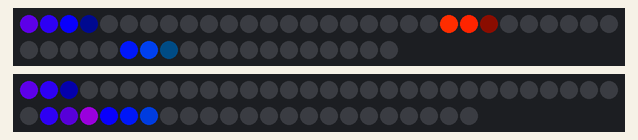
Recording of a sketch running on a simulated Arduino Uno, built with avr-gcc and run on an emulated ATmega328P. Shown: 49 RGB LEDs in strip order, left to right, continuing on the next row, 53 RGB LEDs in strip order, left to right, continuing on the next row. The strip is taken to match the declared colour order.

Above: at 0.46 s.
At 2.9 s:
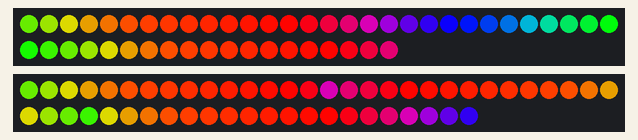
At 5.33 s:
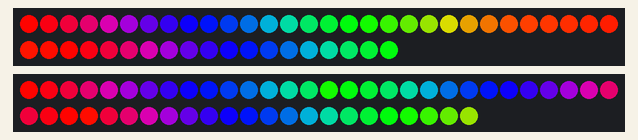
At 10.21 s:
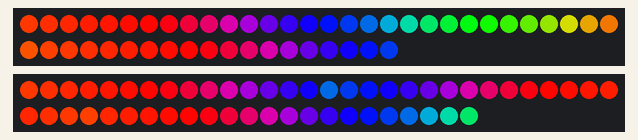
At 19.96 s:
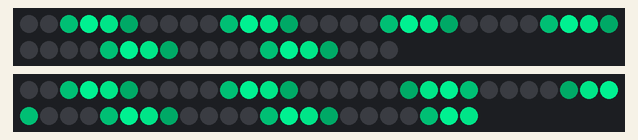
At 39.55 s:
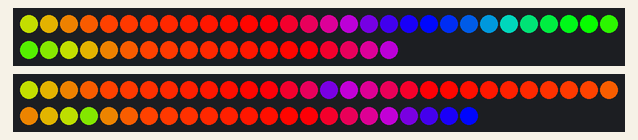

The sketch:

LED_Streifen.ino
```cpp
#include <Adafruit_NeoPixel.h>
#include "Effects.h"
#include "EffectAlternatingCycle.h"
#include "EffectCycle.h"
#include "EffectNoise.h"
#include "EffectWave.h"

#define SERIAL_TIMINGS  0

// led strip definition including sections on which the strips are split
const unsigned STRIP_1_0 = 0;
const unsigned STRIP_1_1 = STRIP_1_0 + 21;
const unsigned STRIP_1_2 = STRIP_1_1 + 14;
const unsigned STRIP_1_3 = STRIP_1_2 + 14;
Adafruit_NeoPixel strip1(STRIP_1_3, 6, NEO_BRG + NEO_KHZ800);

const unsigned STRIP_2_0 = 0;
const unsigned STRIP_2_1 = STRIP_2_0 + 15;
const unsigned STRIP_2_2 = STRIP_2_1 + 19;
const unsigned STRIP_2_3 = STRIP_2_2 + 19;
Adafruit_NeoPixel strip2(STRIP_2_3, 5, NEO_BRG + NEO_KHZ800);

// effect timing
// Make sure every effect is a power of 2 like 1024, 2048, 4096 etc.
// Otherwise divisions will be slow and overflows will have strange effects
const unsigned EFFECT_DURATION = 16 * 1024;
const unsigned FADE_DURATION = 2 * 1024;

// list of effects
// for best results: have a power of 2 effects, otherwise some effects will show up more often than others
// also: EFFECT_COUNT * EFFECT_DURATION must be <= 65536 since the timestamp is a 16 bit timestamp.
// with the default 16 seconds per effect, you should use 1, 2 or 4 effects or change the timestamp type.
const size_t EFFECT_COUNT = 4;
const Effects::effect_t effects[EFFECT_COUNT] = {
  EffectCycle::run<8, 8, true, 0xff0000, 0xff4400, 0x00ff00, 0x0000ff>, // RGB cycle
  EffectCycle::run<2, 4, true, 0x00ff99, 0x000000, 0x000000, 0x000000>, // street lights in the backseat
  EffectCycle::run<8, 8, true, 0xff0000, 0xff4400, 0x00ff00, 0x0000ff>, // RGB cycle
  EffectNoise::run<2, 256, 0x992000, 0xcc2500, 0xff3000, 0x661600>, // fire
};
const Effects::effect_t effectsR[EFFECT_COUNT] = {
  EffectCycle::run<8, 8, false, 0xff0000, 0xff4400, 0x00ff00, 0x0000ff>, // RGB cycle
  EffectCycle::run<2, 4, false, 0x00ff99, 0x000000, 0x000000, 0x000000>, // street lights in the backseat
  EffectCycle::run<8, 8, false, 0xff0000, 0xff4400, 0x00ff00, 0x0000ff>, // RGB cycle
  EffectNoise::run<2, 256, 0x992000, 0xcc2500, 0xff3000, 0x661600>, // fire
};
// these are unused effects that i experimented with
//EffectNoise::run<8, 64, 0x0000ff, 0x0066ff, 0x000000, 0x000000>, // police effect
//EffectAlternatingCycle::run<1, 2, 0xff0000, 0x000000, 0x000000, 0x000000, 0x000000, 0x000000, 0x000000, 0x000000>, // K.I.T.T
//EffectCycle::run<8, 8, true, 0xff4400, 0x00ff00, 0x00ffff, 0xff00ff>, // other color cycle
//EffectWave::run<32, 1024, 1024, true, 0x000010, 0x6699ff>, // wave experiment
//EffectCycle::run<2, 4, true, 0xff00ff, 0x000000, 0x000000, 0x000000>, // pink parade
//EffectCycle::run<4, 4, true, 0xff0000, 0xff0000, 0x00ff00, 0x00ff00>, // red/green

void setup() {
  strip1.begin();
  strip2.begin();
#if SERIAL_TIMINGS == 1
  Serial.begin(9600);
#endif
}

void loop() {

#if SERIAL_TIMINGS == 1
  auto startTime = micros();
#endif

  unsigned time = millis();
  unsigned progress = time % EFFECT_DURATION;
  unsigned fadeProgress = min(progress, FADE_DURATION);
  unsigned effect2 = time / EFFECT_DURATION % EFFECT_COUNT;
  unsigned effect1 = effect2 == 0 ? EFFECT_COUNT - 1 : effect2 - 1;

  if (Effects::startup && time > FADE_DURATION) {
    Effects::startup = false;
  }

  Effects::runWithStartup<FADE_DURATION, Effects::FORWARD>(strip1, effects[effect1], effects[effect2], STRIP_1_0, STRIP_1_1, fadeProgress);
  Effects::runWithStartup<FADE_DURATION, Effects::FORWARD>(strip1, effects[effect1], effects[effect2], STRIP_1_1, STRIP_1_2, fadeProgress);
  Effects::runWithStartup<FADE_DURATION, Effects::FORWARD>(strip1, effects[effect1], effects[effect2], STRIP_1_2, STRIP_1_3, fadeProgress);

  Effects::runWithStartup<FADE_DURATION, Effects::FORWARD>(strip2, effects[effect1], effects[effect2], STRIP_2_0, STRIP_2_1, fadeProgress);
  Effects::runWithStartup<FADE_DURATION, Effects::REVERSE>(strip2, effectsR[effect1], effectsR[effect2], STRIP_2_1, STRIP_2_2, fadeProgress);
  Effects::runWithStartup<FADE_DURATION, Effects::FORWARD>(strip2, effects[effect1], effects[effect2], STRIP_2_2, STRIP_2_3, fadeProgress);

#if SERIAL_TIMINGS == 1
  auto endTime = micros();
#endif

  strip1.show();
  strip2.show();

#if SERIAL_TIMINGS == 1
  auto processTime = endTime - startTime;
  auto transferTime = micros() - endTime;
  Serial.print(processTime);
  Serial.print("\t");
  Serial.println(transferTime);
#endif
}
```

Color.h
```cpp
#ifndef COLOR_H
#define COLOR_H

namespace Color {
typedef uint32_t color_t;
typedef uint8_t channel_t;

// the progress type goes from 0 to 128
// this is to make division much easier on the cpu since it's just a bit shift by 7
// larger progress numbers would require a bigger integer
typedef uint8_t progress_t;
const progress_t MAX_PROGRESS = 128;
const progress_t MIN_PROGRESS = 0;

inline channel_t transitionChannel(channel_t c1, channel_t c2, progress_t progress) {
  return c1 + (c2 - c1) * progress / MAX_PROGRESS;
}

inline color_t transition(color_t c1, color_t c2, progress_t progress) {
  auto c1s = reinterpret_cast<const channel_t(&)[4]>(c1);
  auto c2s = reinterpret_cast<const channel_t(&)[4]>(c2);
  channel_t result[4] = {
    transitionChannel(c1s[0], c2s[0], progress),
    transitionChannel(c1s[1], c2s[1], progress),
    transitionChannel(c1s[2], c2s[2], progress),
    0, // ignore white channel
  };
  return reinterpret_cast<color_t&>(result);
}
}

#endif
```

EffectAlternatingCycle.h
```cpp
#ifndef EFFECT_ALTERNATING_CYCLE_H
#define EFFECT_ALTERNATING_CYCLE_H

#include <Adafruit_NeoPixel.h>
#include "Color.h"

namespace EffectAlternatingCycle {
using namespace Color;

template <unsigned DENSITY, unsigned SPEED_DIVIDER, color_t... COLOR_PARAMETERS>
void run (Adafruit_NeoPixel &strip, uint16_t first, uint16_t last) {
  static const color_t COLORS[] = {COLOR_PARAMETERS...};
  static const size_t COLOR_COUNT = sizeof(COLORS) / sizeof(color_t);
  static_assert(COLOR_COUNT >= 2, "There must be at least 2 colors defined");
  unsigned PIXEL_TIME_SHIFT = MAX_PROGRESS / DENSITY;

  unsigned DIRECTION_DURATION = COLOR_COUNT * MAX_PROGRESS;
  unsigned TOTAL_DURATION = DIRECTION_DURATION * 2;

  unsigned time = millis() / SPEED_DIVIDER % TOTAL_DURATION;
  if (time > DIRECTION_DURATION) {
    time = TOTAL_DURATION - time;
  }

  for (auto i = first; i < last; ++i) {
    auto adjustedTime = time + i * PIXEL_TIME_SHIFT;
    auto progress = adjustedTime % MAX_PROGRESS;

    auto index2 = adjustedTime / MAX_PROGRESS % COLOR_COUNT;
    auto index1 = index2 == 0 ? COLOR_COUNT - 1 : index2 - 1;

    auto finalColor = transition(COLORS[index1], COLORS[index2], progress);
    strip.setPixelColor(i, finalColor);
  }
}
}

#endif
```

EffectCycle.h
```cpp
#ifndef EFFECT_CYCLE_H
#define EFFECT_CYCLE_H

#include <Adafruit_NeoPixel.h>
#include "Color.h"

namespace EffectCycle {
using namespace Color;

template <unsigned DENSITY, unsigned SPEED_DIVIDER, bool FORWARDS, color_t... COLOR_PARAMETERS>
void run (Adafruit_NeoPixel &strip, uint16_t first, uint16_t last) {
  static const color_t COLORS[] = {COLOR_PARAMETERS...};
  static const size_t COLOR_COUNT = sizeof(COLORS) / sizeof(color_t);
  static_assert(COLOR_COUNT >= 1, "There must be at least 1 color defined");
  unsigned PIXEL_TIME_SHIFT = MAX_PROGRESS / DENSITY;

  unsigned time = millis() / SPEED_DIVIDER;

  for (auto i = first; i < last; ++i) {
    auto adjustedTime = time + i * (FORWARDS ? -PIXEL_TIME_SHIFT : PIXEL_TIME_SHIFT);
    auto progress = adjustedTime % MAX_PROGRESS;

    auto index2 = adjustedTime / MAX_PROGRESS % COLOR_COUNT;
    auto index1 = index2 == 0 ? COLOR_COUNT - 1 : index2 - 1;

    auto finalColor = transition(COLORS[index1], COLORS[index2], progress);
    strip.setPixelColor(i, finalColor);
  }
}
}

#endif
```

EffectNoise.h
```cpp
#ifndef EFFECT_NOISE_H
#define EFFECT_NOISE_H

#include <Adafruit_NeoPixel.h>
#include "Color.h"

namespace EffectNoise {
using namespace Color;

// this table is stolen from m_random.c of DOOM
const uint8_t rndtable[256] = {
  0,   8, 109, 220, 222, 241, 149, 107,  75, 248, 254, 140,  16,  66 ,
  74,  21, 211,  47,  80, 242, 154,  27, 205, 128, 161,  89,  77,  36 ,
  95, 110,  85,  48, 212, 140, 211, 249,  22,  79, 200,  50,  28, 188 ,
  52, 140, 202, 120,  68, 145,  62,  70, 184, 190,  91, 197, 152, 224 ,
  149, 104,  25, 178, 252, 182, 202, 182, 141, 197,   4,  81, 181, 242 ,
  145,  42,  39, 227, 156, 198, 225, 193, 219,  93, 122, 175, 249,   0 ,
  175, 143,  70, 239,  46, 246, 163,  53, 163, 109, 168, 135,   2, 235 ,
  25,  92,  20, 145, 138,  77,  69, 166,  78, 176, 173, 212, 166, 113 ,
  94, 161,  41,  50, 239,  49, 111, 164,  70,  60,   2,  37, 171,  75 ,
  136, 156,  11,  56,  42, 146, 138, 229,  73, 146,  77,  61,  98, 196 ,
  135, 106,  63, 197, 195,  86,  96, 203, 113, 101, 170, 247, 181, 113 ,
  80, 250, 108,   7, 255, 237, 129, 226,  79, 107, 112, 166, 103, 241 ,
  24, 223, 239, 120, 198,  58,  60,  82, 128,   3, 184,  66, 143, 224 ,
  145, 224,  81, 206, 163,  45,  63,  90, 168, 114,  59,  33, 159,  95 ,
  28, 139, 123,  98, 125, 196,  15,  70, 194, 253,  54,  14, 109, 226 ,
  71,  17, 161,  93, 186,  87, 244, 138,  20,  52, 123, 251,  26,  36 ,
  17,  46,  52, 231, 232,  76,  31, 221,  84,  37, 216, 165, 212, 106 ,
  197, 242,  98,  43,  39, 175, 254, 145, 190,  84, 118, 222, 187, 136 ,
  120, 163, 236, 249
};
const size_t RANDOM_NUMBERS = sizeof(rndtable) / sizeof(rndtable[0]);

template <color_t... COLOR_PARAMETERS>
inline color_t getColor(unsigned roll, unsigned position, unsigned progress) {
  static const color_t COLORS[] = {COLOR_PARAMETERS...};
  static const size_t COLOR_COUNT = sizeof(COLORS) / sizeof(color_t);
  static_assert(COLOR_COUNT >= 2, "There must be at least 2 colors defined");

  auto adjustedRoll = roll + position * 32;
  auto index1 = adjustedRoll % RANDOM_NUMBERS;
  auto index2 = index1 + 1 == RANDOM_NUMBERS ? 0 : index1 + 1;

  auto color1 = COLORS[rndtable[index1] % COLOR_COUNT];
  auto color2 = COLORS[rndtable[index2] % COLOR_COUNT];
  return transition(color1, color2, progress);
}

template <unsigned DENSITY, unsigned ROLL_TIME, color_t... COLOR_PARAMETERS>
void run (Adafruit_NeoPixel &strip, uint16_t first, uint16_t last) {
  unsigned time = millis();

  // the strip will be split into segments of color which will be faded between
  // to avoid repeated calculation of the same color, I calculate them all in the beginning
  // since there is a maximum of 300 leds (i think), the memory footprint of this could be 156 bytes which is fine imo
  auto firstSegment = first / DENSITY;
  auto lastSegment = (last + DENSITY - 1) / DENSITY + 1; // round up and since there is always a fade, I need to calculate 1 segment more
  color_t colors[lastSegment - firstSegment]; // that this works is awesome: dynamic array sinze in stack
  for (auto segment = firstSegment; segment < lastSegment; ++segment) {
    unsigned localTime = time + rndtable[segment % RANDOM_NUMBERS] * ROLL_TIME / RANDOM_NUMBERS;
    unsigned progress = (unsigned long)(time % ROLL_TIME) * MAX_PROGRESS / ROLL_TIME;
    unsigned roll = time / ROLL_TIME;
    colors[segment - firstSegment] = getColor<COLOR_PARAMETERS...>(roll, segment, progress);
  }

  for (auto i = first; i < last; ++i) {
    auto colorIndex = i / DENSITY - firstSegment;
    auto color1 = colors[colorIndex];
    auto color2 = colors[colorIndex + 1];
    auto fade = i % DENSITY * MAX_PROGRESS / DENSITY;
    auto finalColor = transition(color1, color2, fade);
    strip.setPixelColor(i, finalColor);
  }
}
}

#endif
```

EffectWave.h
```cpp
#ifndef EFFECT_WAVE_H
#define EFFECT_WAVE_H

#include <Adafruit_NeoPixel.h>
#include "Color.h"

namespace EffectWave {
using namespace Color;

template <unsigned DENSITY, unsigned ATTACK, unsigned DECAY, bool FORWARDS, color_t GROUND_COLOR, color_t WAVE_COLOR>
void run (Adafruit_NeoPixel &strip, uint16_t first, uint16_t last) {
  unsigned time = millis();
  unsigned progress = time % (ATTACK + DECAY);

  for (auto i = first; i < last; i += DENSITY) {
    auto waveStart = i / DENSITY * DENSITY; // round to a fixed position
    auto waveEnd = waveStart + DENSITY;

    uint16_t waveProgress = 0;
    if (progress <= ATTACK) {
      waveProgress = (unsigned long)progress * DENSITY / ATTACK;
    } else {
      waveProgress = DENSITY - (unsigned long)(progress - ATTACK) * DENSITY / DECAY;
    }

    // make the wave movement exponential
    auto inversedWaveProgress = DENSITY - waveProgress;
    waveProgress = DENSITY - inversedWaveProgress * inversedWaveProgress / DENSITY;

    auto waveMiddle = FORWARDS ? waveStart + waveProgress : waveEnd - waveProgress;

    // print the fade in side (from the beginning of the strip)
    for (auto j = i; j < min(waveMiddle, last); ++j) {
      auto colorProgress = (j - waveStart) * MAX_PROGRESS / (FORWARDS ? waveProgress : DENSITY - waveProgress);
      auto color = transition(GROUND_COLOR, WAVE_COLOR, colorProgress * colorProgress / MAX_PROGRESS * waveProgress / DENSITY);
      strip.setPixelColor(j, color);
    }

    // print the fade out side (from the beginning of the strip)
    for (auto j = max(i, waveMiddle); j < min(waveEnd, last); ++j) {
      auto colorProgress = MAX_PROGRESS - (j - waveMiddle) * MAX_PROGRESS / (FORWARDS ? DENSITY - waveProgress : waveProgress);
      auto color = transition(GROUND_COLOR, WAVE_COLOR, colorProgress * colorProgress / MAX_PROGRESS * waveProgress / DENSITY);
      strip.setPixelColor(j, color);
    }
  }
}
}

#endif
```

Effects.h
```cpp
#ifndef EFFECTS_H
#define EFFECTS_H

#include <Adafruit_NeoPixel.h>
#include "Color.h"

namespace Effects {

typedef bool direction_t;
const direction_t FORWARD = true;
const direction_t REVERSE = false;

// an effect is basically a function pointer
typedef void (*effect_t)(Adafruit_NeoPixel &, uint16_t, uint16_t);

// this function runs an effect
// and it also adds a simple transition to it
// the progress variable goes from 0 - FADE_DURATION
const uint8_t FROM_START = 0;
const uint8_t FROM_END = 1;
const uint8_t TO_START = 2;
const uint8_t TO_END = 3;
template<unsigned DURATION, uint8_t MODE, bool ANTI_ALIASING = false>
inline void run (Adafruit_NeoPixel &strip, effect_t effect, unsigned start, unsigned end, unsigned progress) {
  unsigned long totalProgress = (unsigned long)(end - start) * progress * Color::MAX_PROGRESS / DURATION;
  unsigned pixelProgress = totalProgress / Color::MAX_PROGRESS;

  unsigned fadeProgress = totalProgress % Color::MAX_PROGRESS;
  uint16_t fadePixel = 0;
  if (fadeProgress > 0) {
    pixelProgress += 1;
  }

  switch (MODE) {
    case FROM_START:
      start = start + pixelProgress;
      fadePixel = start - 1;
      break;
    case FROM_END:
      end = end - pixelProgress;
      fadePixel = end + 1;
      break;
    case TO_START:
      start = end - pixelProgress;
      fadePixel = start + 1;
      break;
    case TO_END:
      end = start + pixelProgress;
      fadePixel = end - 1;
      break;
  }

  if (start >= end) {
    return;
  }

  if (ANTI_ALIASING && fadeProgress > 0) {
    auto fadePixelBefore = strip.getPixelColor(fadePixel);
    effect(strip, start, end);
    auto betweenColor = Color::transition(fadePixelBefore, strip.getPixelColor(fadePixel), fadeProgress);
    strip.setPixelColor(fadePixel, betweenColor);
  } else {
    effect(strip, start, end);
  }
}


// remember if the startup sequence is active
// this will be set to false after the first fade duration is over
bool startup = true;

// this function is similar to #run, but will show no effect instead of effect1 as long as startup is true
template<unsigned DURATION, bool FORWARDS>
void runWithStartup (Adafruit_NeoPixel &strip, effect_t effect1, effect_t effect2, unsigned start, unsigned end, unsigned progress) {
  if (startup) {
    strip.fill(0x000000, start, end - start);
    run < DURATION, FORWARDS ? TO_END : TO_START, true > (strip, effect2, start, end, progress);
  } else {
    run < DURATION, FORWARDS ? FROM_START : FROM_END > (strip, effect1, start, end, progress);
    run < DURATION, FORWARDS ? TO_END : TO_START, true > (strip, effect2, start, end, progress);
  }
}
}

#endif
```
